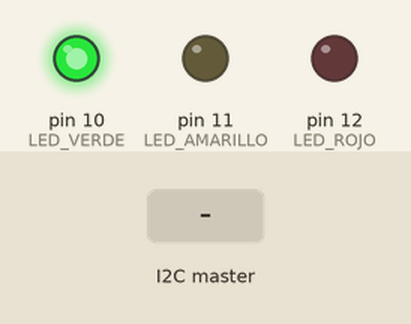
This sketch was run on a simulated Arduino Uno, built with avr-gcc and run on an emulated ATmega328P. Parts: output pins drawn as LEDs (lit = HIGH). The test bench sets the inputs (shaded band).

Above: at 1.2 s.
1.3 s: the I2C master sends the byte 1
At 1.8 s:
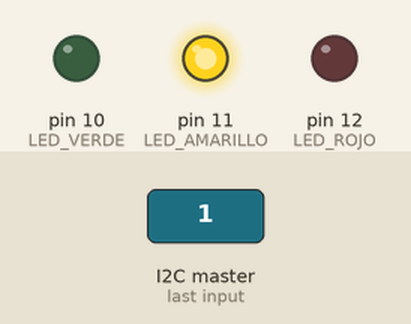
2.8 s: the I2C master sends the byte 2
At 4.0 s:
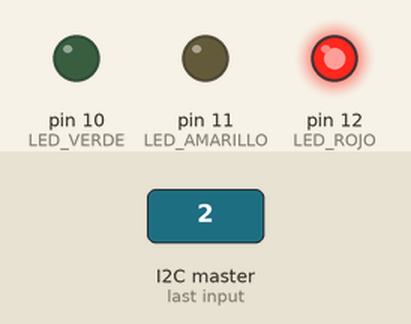
4.3 s: the I2C master sends the byte 90
At 5.3 s:
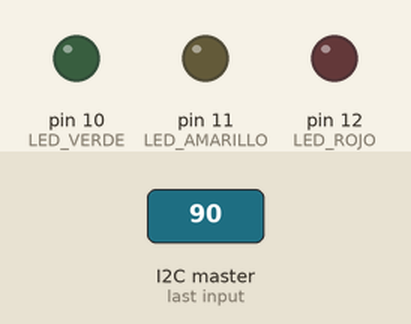
5.8 s: the I2C master sends the byte 0
At 6.5 s:
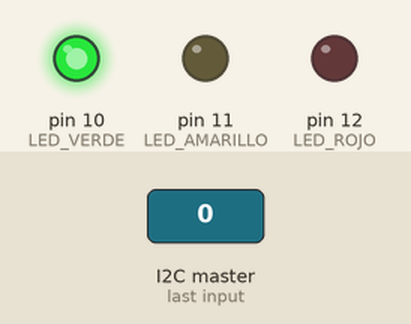
7.3 s: the I2C master sends the byte 200
At 7.6 s:
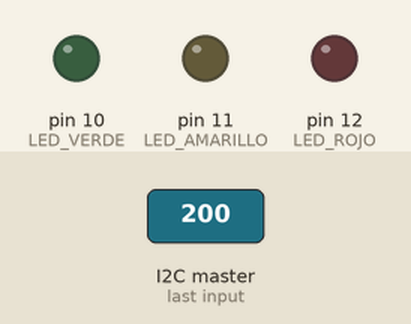
Timing chart, 0 to 9.8 s (numbered marks = the images above; inputs shaded):
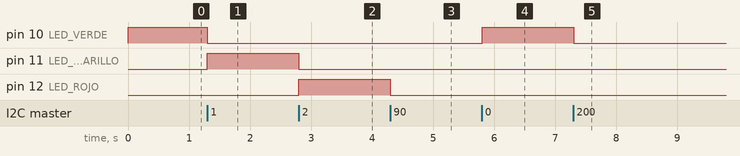

Measured:
- after the input at 1.3 s, pin 10 (LED_VERDE): HIGH → LOW at once; pin 11 (LED_AMARILLO): LOW → HIGH at once
- after the input at 2.8 s, pin 11 (LED_AMARILLO): HIGH → LOW at once; pin 12 (LED_ROJO): LOW → HIGH at once
- after the input at 4.3 s, pin 12 (LED_ROJO): HIGH → LOW at once
- after the input at 5.8 s, pin 10 (LED_VERDE): LOW → HIGH at once
- after the input at 7.3 s, pin 10 (LED_VERDE): HIGH → LOW at once

The sketch:

arduino_esclavo_2.ino
```cpp
#include <Wire.h>

#define MI_DIRECCION 0x02 // Dirección I2C asignada al Esclavo de Luces

// --- Asignación de Pines para los LEDs de Triaje ---
const int LED_VERDE    = 10;
const int LED_AMARILLO = 11;
const int LED_ROJO     = 12;

int estadoTriaje = 0; // 0 = VERDE, 1 = AMARILLO, 2 = ROJO

void setup() {
  // Inicialización del Bus I2C con dirección 0x02
  Wire.begin(MI_DIRECCION);
  Wire.onReceive(recibirDatosI2C); // Callback cuando el Maestro transmite

  // Configuración de pines de salida
  pinMode(LED_VERDE, OUTPUT);
  pinMode(LED_AMARILLO, OUTPUT);
  pinMode(LED_ROJO, OUTPUT);
}

void loop() {
  // 1. Apagar todos los LEDs antes de refrescar el estado
  digitalWrite(LED_VERDE, LOW);
  digitalWrite(LED_AMARILLO, LOW);
  digitalWrite(LED_ROJO, LOW);

  // 2. Encender únicamente el indicador correspondiente al triaje actual
  switch (estadoTriaje) {
    case 0: // VERDE (Estado Normal / Reposo)
      digitalWrite(LED_VERDE, HIGH);
      break;

    case 1: // AMARILLO (Alerta Media)
      digitalWrite(LED_AMARILLO, HIGH);
      break;

    case 2: // ROJO (Emergencia Alta)
      digitalWrite(LED_ROJO, HIGH);
      break;
  }

  delay(100);
}

// Función callback que captura la orden enviada por el Maestro por I2C
void recibirDatosI2C(int cuantosBytes) {
  while (Wire.available()) {
    estadoTriaje = Wire.read(); // Recibe 0, 1 o 2
  }
}
```
